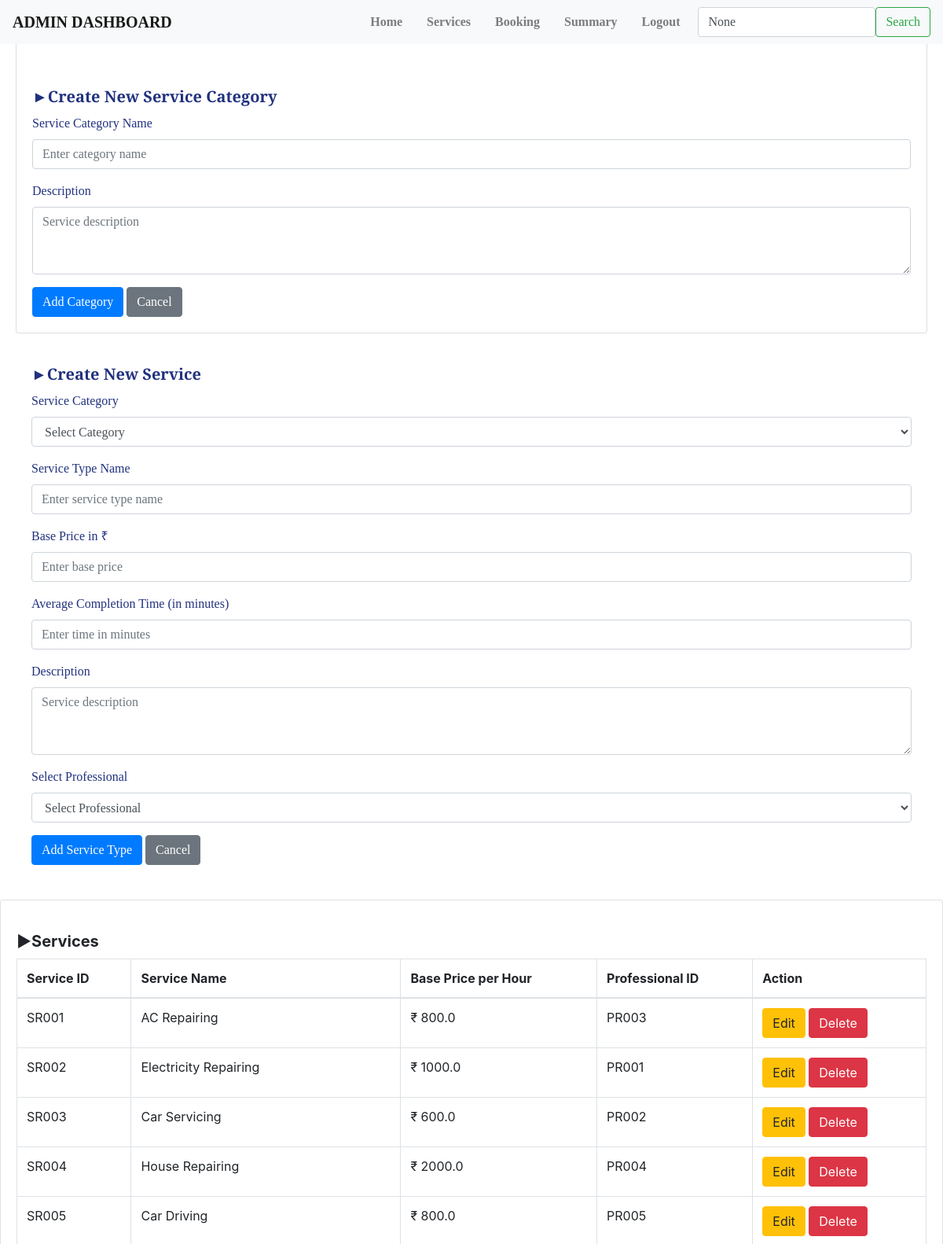
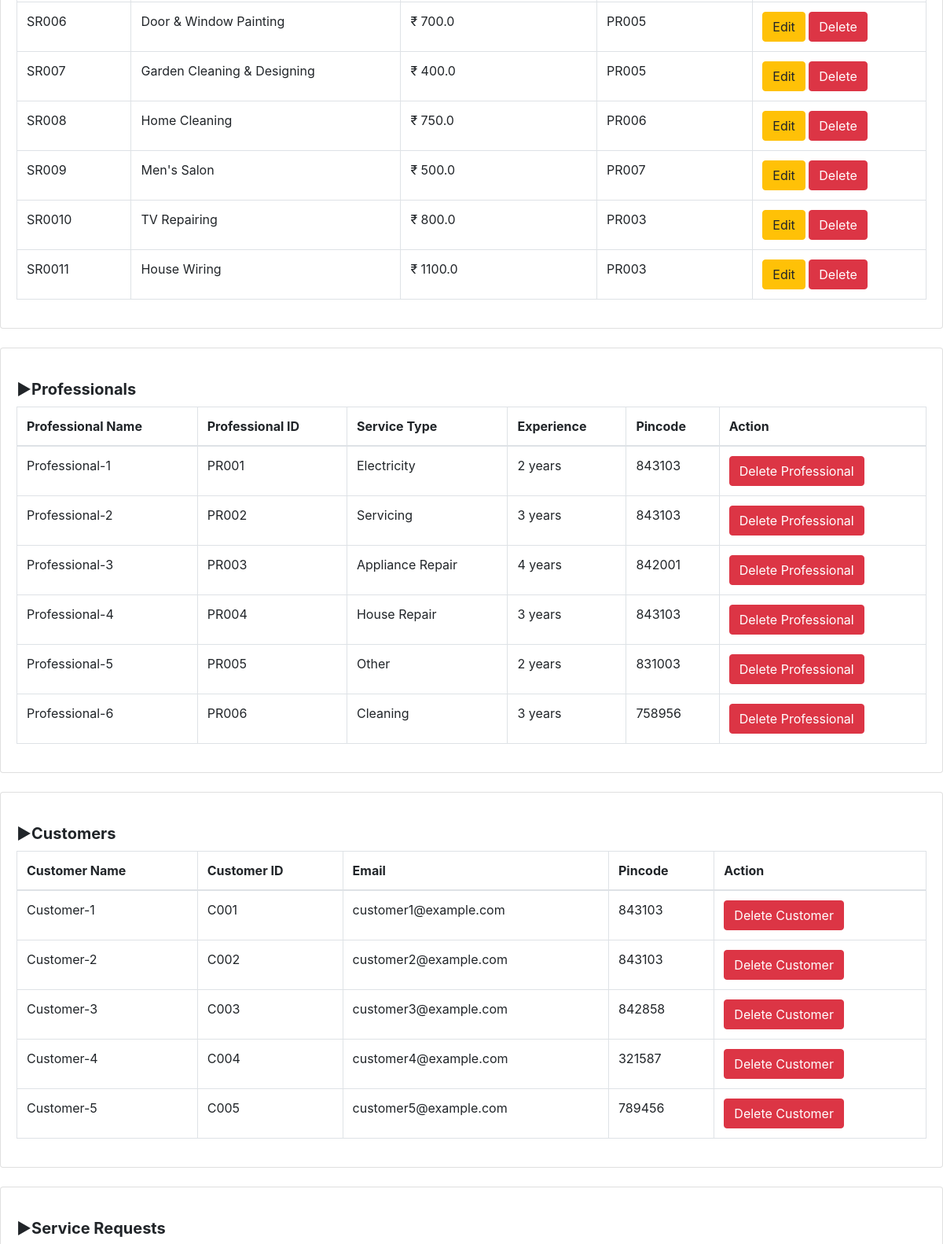
The page /search_services_admin (upper part) on the database its author committed (2 pictures, top to bottom).
### model.py (models this page shows)
class Service_Type(db.Model):
    __tablename__ = 'service_type'
    id = db.Column(db.Integer, primary_key=True)
    category_id = db.Column(db.Integer, db.ForeignKey('service_category.id'), nullable=False)
    name = db.Column(db.String(100), nullable=False )
    price = db.Column(db.Float, nullable=False)
    time_required = db.Column(db.Integer)  # in minutes
    description = db.Column(db.Text)
    professional_id = db.Column(db.Integer, nullable=False)
    professionals = db.relationship('Professional', back_populates='service_type')
    service_category = db.relationship('Service_Category', back_populates='services')
    service_requests = db.relationship('ServiceRequest', back_populates='service')

class Professional(db.Model):
    __tablename__ = 'professional'
    id = db.Column(db.Integer, primary_key=True)
    user_id = db.Column(db.Integer, db.ForeignKey('user.id', ondelete='CASCADE'), nullable=False)
    service_type_id = db.Column(db.Integer, db.ForeignKey('service_type.id'), nullable=False)  # Fixed FK to 'service_type'
    name = db.Column(db.String(80), nullable=False)
    email = db.Column(db.String(120), unique=True, nullable=False)
    experience = db.Column(db.Integer)  # in years
    address = db.Column(db.String(150), nullable=False)
    pincode = db.Column(db.Integer, nullable=False)
    is_approved = db.Column(db.Boolean, default=False)
    description = db.Column(db.Text)
    user = db.relationship('User', back_populates='professional')
    service_type = db.relationship('Service_Type', back_populates='professionals')
    service_requests = db.relationship('ServiceRequest', back_populates='professional', foreign_keys='ServiceRequest.professional_id')

class Customer(db.Model):
    __tablename__ = 'customer'
    id = db.Column(db.Integer, primary_key=True)
    user_id = db.Column(db.Integer, db.ForeignKey('user.id', ondelete='CASCADE'), nullable=False)
    email = db.Column(db.String(120), unique=True, nullable=False)
    name = db.Column(db.String(80), nullable=False)
    address = db.Column(db.String(150), nullable=False)
    pincode = db.Column(db.Integer, nullable=False)
    user = db.relationship('User', back_populates='customer')
    service_requests = db.relationship('ServiceRequest', back_populates='customer', foreign_keys='ServiceRequest.customer_id')
    reviews = db.relationship('Review', back_populates='customer', cascade='all, delete-orphan')

### app.py (the view)
@app.route('/search_services_admin', methods=['GET'])
def search_services_admin():
    query = request.args.get('query')
    services = Service_Type.query.all()
    professionals = Professional.query.all()
    customers = Customer.query.all()
    category=Service_Category.query.all()
    total_users = User.query.count()
    total_customers = Customer.query.count()
    total_professionals = Professional.query.count()
    service_requests = ServiceRequest.query.all()
    completed_requests = sum(1 for r in service_requests if r.status == 'Completed')
    in_process_requests = sum(1 for r in service_requests if r.status == 'Pending')
    if query:
        services = Service_Type.query.filter(
            (Service_Type.name.ilike(f'%{query}%'))
        ).all()
    else:
        services = Service_Type.query.all()
    return render_template('admin_dashboard.html',  services=services,
                           professionals=professionals,
                           customers=customers,
                           category=category,
                           total_users=total_users,
                           total_customers=total_customers,
                           total_professionals=total_professionals,
                           service_requests=service_requests,
                           completed_requests=completed_requests,
                           in_process_requests=in_process_requests, query=query)

### templates/admin_dashboard.html (shortened to what this page needs)
<!DOCTYPE html>
<html lang="en">
<head>
    <link href="https://stackpath.bootstrapcdn.com/bootstrap/4.5.2/css/bootstrap.min.css" rel="stylesheet">
</head>
<body>
    <nav class="navbar navbar-expand-lg navbar-light bg-light fixed-top"
        style="font-family: Georgia, 'Times New Roman', Times, serif; font-weight: bolder;">
        <a class="navbar-brand" href="{{ url_for('admin_dashboard') }}"><b>ADMIN DASHBOARD</b></a>
        <div class="collapse navbar-collapse">
            <ul class="navbar-nav ml-auto">
                <li class="nav-item">
                    <a class="nav-link" href="/">Home</a>
                </li>
                <li class="nav-item">
                    <a class="nav-link" href="#services">Services</a>
                </li>
                <li class="nav-item">
                    <a class="nav-link" href="{{ url_for('booking_admin') }}">Booking</a>
                </li>
                <li class="nav-item">
                    <a class="nav-link" href="#summarySection">Summary</a>
                </li>
                <li class="nav-item">
                    <a class="nav-link" href="/logout">Logout</a>
                </li>
            </ul>
            <form class="d-flex ms-auto" action="{{ url_for('search_services_admin') }}" method="GET">
                <input class="form-control me-2" type="search" name="query" placeholder="Search Services"
                    aria-label="Search" value="{{ query }}">
                <button class="btn btn-outline-success" type="submit">Search</button>
            </form>
        </div>
    </nav>
    <div class="dashboard-container">
        <div class="card">
            <div class="card-body" style="margin-top: 50px;">
                <h5 class="section-title">►Create New Service Category</h5>
                <form action="{{ url_for('create_service_category') }}" method="POST">
                    <div class="form-group">
                        <label for="name">Service Category Name</label>
                        <input type="text" class="form-control" id="name" name="name" placeholder="Enter category name"
                            required>
                    </div>
                    <div class="form-group">
                        <label for="description">Description</label>
                        <textarea class="form-control" id="description" name="description" rows="3"
                            placeholder="Service description" required></textarea>
                    </div>
                    <button type="submit" class="btn btn-primary">Add Category</button>
                    <button type="button" class="btn btn-secondary">Cancel</button>
                </form>
            </div>
        </div>
        <div class="card-body">
            <h5 class="section-title">►Create New Service</h5>
            <form action="{{ url_for('create_service') }}" method="POST">
                <div class="form-group">
                    <label for="service_category">Service Category</label>
                    <select class="form-control" id="service_category" name="service_category" required>
                        <option value="">Select Category</option>
                    </select>
                </div>
                <div class="form-group">
                    <label for="name">Service Type Name</label>
                    <input type="text" class="form-control" id="name" name="name" placeholder="Enter service type name"
                        required>
                </div>
                <div class="form-group">
                    <label for="price">Base Price in &#8377;</label>
                    <input type="number" class="form-control" id="price" name="price" placeholder="Enter base price"
                        required>
                </div>
                <div class="form-group">
                    <label for="time_required">Average Completion Time (in minutes)</label>
                    <input type="number" class="form-control" id="time_required" name="time_required"
                        placeholder="Enter time in minutes" required>
                </div>
                <div class="form-group">
                    <label for="description">Description</label>
                    <textarea class="form-control" id="description" name="description" rows="3"
                        placeholder="Service description" required></textarea>
                </div>
                <div class="form-group">
                    <label for="professional_id">Select Professional</label>
                    <select class="form-control" id="professional_id" name="professional_id" required>
                        <option value="">Select Professional</option>
                    </select>
                </div>
                <button type="submit" class="btn btn-primary">Add Service Type</button>
                <button type="button" class="btn btn-secondary">Cancel</button>
            </form>
        </div>
    </div>
    <div id="services" class="card mt-4">
        <div class="card-body">
            <h5 class="section-title">►Services</h5>
            <table class="table table-bordered table-hover">
                <thead>
                    <tr>
                        <th>Service ID</th>
                        <th>Service Name</th>
                        <th>Base Price per Hour </th>
                        <th>Professional ID </th>
                        <th>Action</th>
                    </tr>
                </thead>
                <tbody>
                    {% for i in services %}
                    <tr>
                        <td>SR00{{ i.id }}</td>
                        <td>{{ i.name }}</td>
                        <td> &#8377 {{ i.price }}</td>
                        <td>PR00{{ i.professional_id }}</td>
                        <td>
                            <a href="/edit_service/{{ i.id }}">
                                <button type="button" class="btn btn-warning button-round">Edit</button>
                            </a>
                            <a href="/delete_service/{{ i.id }}">
                                <button type="button" class="btn btn-danger button-round">Delete</button>
                            </a>
                        </td>
                    </tr>
                    {% endfor %}
                </tbody>
            </table>
        </div>
    </div>
    <div class="card mt-4">
        <div class="card-body">
            <h5 class="section-title">►Professionals</h5>
            <table class="table table-bordered table-hover">
                <thead>
                    <tr>
                        <th>Professional Name</th>
                        <th> Professional ID</th>
                        <th>Service Type</th>
                        <th>Experience </th>
                        <th>Pincode</th>
                        <th>Action</th>
                    </tr>
                </thead>
                <tbody>
                    {% for professional in professionals %}
                    <tr>
                        <td>{{ professional.name }}</td>
                        <td>PR00{{ professional.id }}</td>
                        <td>{{ professional.service_type_id }}</td>
                        <td>{{ professional.experience }} years</td>
                        <td>{{ professional.pincode }}</td>
                        <td>
                            <a href="/delete_professional/{{ professional.id }}">
                                <button type="button" class="btn btn-danger button-round">Delete
                                    Professional</button></a>
                        </td>
                    </tr>
                    {% endfor %}
                </tbody>
            </table>
        </div>
    </div>
    <div class="card mt-4">
        <div class="card-body">
            <h5 class="section-title">►Customers</h5>
            <table class="table table-bordered table-hover">
                <thead>
                    <tr>
                        <th>Customer Name</th>
                        <th> Customer ID</th>
                        <th>Email</th>
                        <th>Pincode</th>
                        <th>Action</th>
                    </tr>
                </thead>
                <tbody>
                    {% for i in customers %}
                    <tr>
                        <td>{{ i.name }}</td>
                        <td>C00{{ i.id }}</td>
                        <td>{{ i.email }}</td>
                        <td>{{ i.pincode }}</td>
                        <td>
                            <a href="/delete_customers/{{ i.id }}">
                                <button type="button" class="btn btn-black btn-danger">Delete
                                    Customer</button>
                            </a>
                        </td>
                    </tr>
                    {% endfor %}
                </tbody>
            </table>
        </div>
    </div>
    <div id="booking" class="card mt-4">
        <div class="card-body">
            <h5 class="section-title">►Service Requests</h5>
        </div>
    </div>
</body>
</html>

### templates/admin_dashboard.html (style rules this page uses)
.dashboard-container { margin: 20px; font-family: "Libre Baskerville", serif; color: rgb(33, 49, 126) }
.nav-link { margin-right: 15px; }
.section-title { font-weight: bold; margin-top: 20px; margin-bottom: 10px; }

### rows shown on the page
Service_Type: id "1", name "AC Repairing", price "800.0", professional_id "3"
Service_Type: id "2", name "Electricity Repairing", price "1000.0", professional_id "1"
Service_Type: id "3", name "Car Servicing", price "600.0", professional_id "2"
Service_Type: id "4", name "House Repairing", price "2000.0", professional_id "4"
Service_Type: id "5", name "Car Driving", price "800.0", professional_id "5"
Service_Type: id "6", name "Door & Window Painting", price "700.0", professional_id "5"
Service_Type: id "7", name "Garden Cleaning & Designing", price "400.0", professional_id "5"
Service_Type: id "8", name "Home Cleaning", price "750.0", professional_id "6"
Service_Type: id "9", name "Men's Salon", price "500.0", professional_id "7"
Service_Type: id "10", name "TV Repairing", price "800.0", professional_id "3"
Service_Type: id "11", name "House Wiring", price "1100.0", professional_id "3"
Professional: name "Professional-1", id "1", service_type_id "Electricity", experience "2", pincode "843103"
Professional: name "Professional-2", id "2", service_type_id "Servicing", experience "3", pincode "843103"
Professional: name "Professional-3", id "3", service_type_id "Appliance Repair", experience "4", pincode "842001"
Professional: name "Professional-4", id "4", service_type_id "House Repair", experience "3", pincode "843103"
Professional: name "Professional-5", id "5", service_type_id "Other", experience "2", pincode "831003"
Professional: name "Professional-6", id "6", service_type_id "Cleaning", experience "3", pincode "758956"
Customer: name "Customer-1", id "1", email "customer1@example.com", pincode "843103"
Customer: name "Customer-2", id "2", email "customer2@example.com", pincode "843103"
Customer: name "Customer-3", id "3", email "customer3@example.com", pincode "842858"
Customer: name "Customer-4", id "4", email "customer4@example.com", pincode "321587"
Customer: name "Customer-5", id "5", email "customer5@example.com", pincode "789456"
